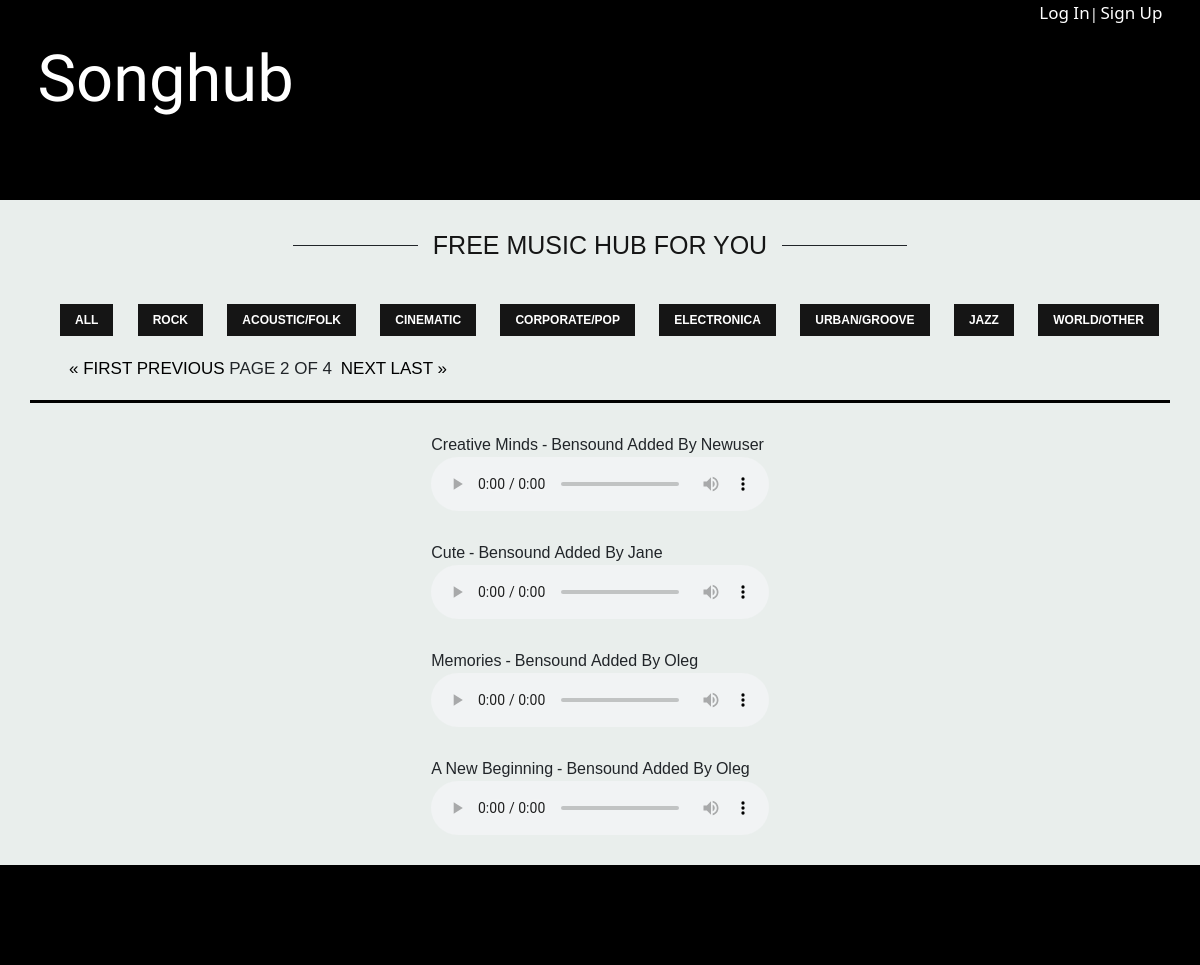
Screenshot of /?page=2 with the database file from the repository.
### songhub/models.py (models this page shows, shortened)
class Song(models.Model):
    author = models.ForeignKey(settings.AUTH_USER_MODEL, on_delete=models.CASCADE)
    name = LowerCharField(max_length=15)
    singer = models.CharField(max_length=15)
    upload = models.FileField(upload_to='', validators=[FileExtensionValidator(allowed_extensions=['mp3'])])
    created_date = models.DateTimeField(default=timezone.now)
    duration = models.IntegerField(default=0)
    genre = models.CharField(
        max_length=32,
        choices=GENRES,
        default='rock',
    )

### account/models.py (models this page shows, shortened)
class MyUser(AbstractBaseUser, PermissionsMixin):
    email = models.EmailField(max_length=60, unique=True, verbose_name='email', blank=False)
    avatar = models.ImageField(upload_to='', validators=[FileExtensionValidator(allowed_extensions=['jpg'])])
    username = models.CharField(max_length=15)
    is_active = models.BooleanField(default=True)
    is_staff = models.BooleanField(default=False)
    is_admin = models.BooleanField(default=False)
    is_superuser = models.BooleanField(default=False)
    class Meta:
        verbose_name = 'user'
        verbose_name_plural = 'users'
    USERNAME_FIELD = 'email'
    REQUIRED_FIELDS = ['username', 'avatar']
    objects = MyAccountManager()

### songhub/views.py (the view)
# urls.py: path('', views.song_list, name='song_list'),
def song_list(request):
    f = SongFilter(request.GET, queryset=Song.objects.all())
    paginator = Paginator(f.qs, 4)
    page_number = request.GET.get('page')
    songs_page = paginator.get_page(page_number)
    return render(request, 'songhub/song_list.html', {'songs_page': songs_page, 'GENRES': GENRES})

### songhub/templates/songhub/song_list.html
{% extends 'account/base.html' %}
{% block content %}
<div class="container-fluid p-0 h-25">
    <div class="information">
        <div class="container h-100 p-0">
            <div class="container-fluid p-0 h-50">
                <div class="slogan">
                    <div class="trait"></div>
                    <h2>free music hub for you</h2>
                    <div class="trait"></div>
                </div>
            </div>
            <div class="container-fluid p-0 h-50">
                <div class="container-fluid p-3 h-50">
                    <ul class="genre">
                        <li>
                            <a href="?genre=">all</a>
                        </li>
                        {% for genre in GENRES %}
                        <li>
                            <a href="?genre={{ genre.0 }}">{{ genre.1 }}</a>
                        </li>
                        {% endfor %}
                    </ul>
                </div>
                <div class="container-fluid p-0 h-50" style="width: 100%;">
                    <div class="toolbar">
                        <div style="width: 40%;">
                            <div class="pagination" style="width: 100%;">
                                <span class="step-links">
                                    {% if songs_page.has_previous %}
                                        <a href="?page=1">&laquo; first</a>
                                        <a href="?page={{ songs_page.previous_page_number }}">previous</a>
                                    {% endif %}
                                    <span class="current">
                                        Page {{ songs_page.number }} of {{ songs_page.paginator.num_pages }}
                                    </span>
                                    {% if songs_page.has_next %}
                                        <a href="?page={{ songs_page.next_page_number }}">next</a>
                                        <a href="?page={{ songs_page.paginator.num_pages }}">last &raquo;</a>
                                    {% endif %}
                                </span>
                            </div>
                        </div>
                        <div style="width: 60%;">
                        </div>
                    </div>
                </div>
            </div>
        </div>
    </div>
</div>
<div class="container" style="min-height:400px !important; border-top: solid black;">
    {% for song in songs_page %}
    <div class="song">
        <div class="song-info">
            <div class="name">
                {{ song.name }}
            </div>
            <div> - </div>
            <div class="singer">
                {{ song.singer }}
            </div>
            <div> Added by </div>
            <div class="user">
                {{ song.author.username }}
            </div>
        </div>
        <audio controls src= "{{ song.upload.url }}" class="audio-style"></audio>
    </div>
    {% endfor %}
</div>
{% endblock %}

### account/static/css/account.css (style rules this page uses)
.information { background: #E9EEEC; }
.slogan { height: 80px; line-height: 100px; text-align: center; }
.trait { position: relative; height: 1px; top: -8px; margin-left: 12px; margin-right: 12px; border-bottom: solid; border-width: 1px; width: 125px; display: inline-block; }
h2 { color: #151515; font-weight: normal; font-family: arial,tahoma, arial, sans-serif; font-size: 25px; display: inline-block; text-transform: uppercase; }
.genre { display: flex; justify-content: space-between; }
.genre li { display: inline-block; vertical-align:middle; }
.genre li a { text-shadow: none; text-transform: uppercase; font-size: 12px; line-height: 20px; font-weight: bold; vertical-align: baseline; color: #fff; margin: 0px 1px 1px 0px; -webkit-transition: background-color .3s ease, border .2s ease, color .2s ease, opacity .2s ease-in-out; transition: background-color .3s ease, border .2s ease, color .2s ease, opacity .2s ease-in-out; background-color: #151515; padding: 9px 15px 9px 15px; font-family: arial,sans-serif; text-decoration: none; }
.song { margin: auto; width: 30%; margin-top: 30px; margin-bottom: 30px; }
.audio-style { width: 100%; }
.song-info { display: flex; font-family: arial,sans-serif; font-size: 16px; text-transform: capitalize; }
.song-info div { margin-right: 4px; }
.toolbar { display: flex; flex-direction: row; margin-top: 6px; }
.pagination { font-family: arial,sans-serif; font-size: 17px; margin: 0px; padding: 0px; vertical-align: middle; text-decoration: none; text-transform: uppercase; }
.current { margin-right: 4px; }
.step-links { margin: auto; }
.step-links a { text-decoration: none; color: black; text-align: center; }

### rows the page displays
Song: name "Creative Minds", singer "Bensound", author.username "Newuser"
Song: name "Cute", singer "Bensound", author.username "Jane"
Song: name "Memories", singer "Bensound", author.username "Oleg"
Song: name "A New Beginning", singer "Bensound", author.username "Oleg"

### other values shown
{{ genre.1 }} "ROCK" "ACOUSTIC/FOLK" "CINEMATIC" "CORPORATE/POP" "ELECTRONICA" "URBAN/GROOVE" "JAZZ" "WORLD/OTHER"
{{ songs_page.number }} "2"
{{ songs_page.paginator.num_pages }} "4"
